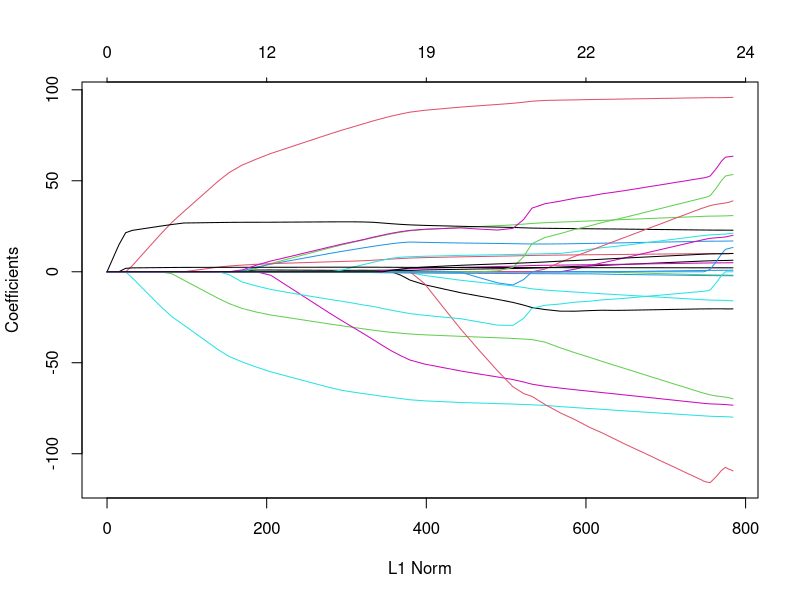
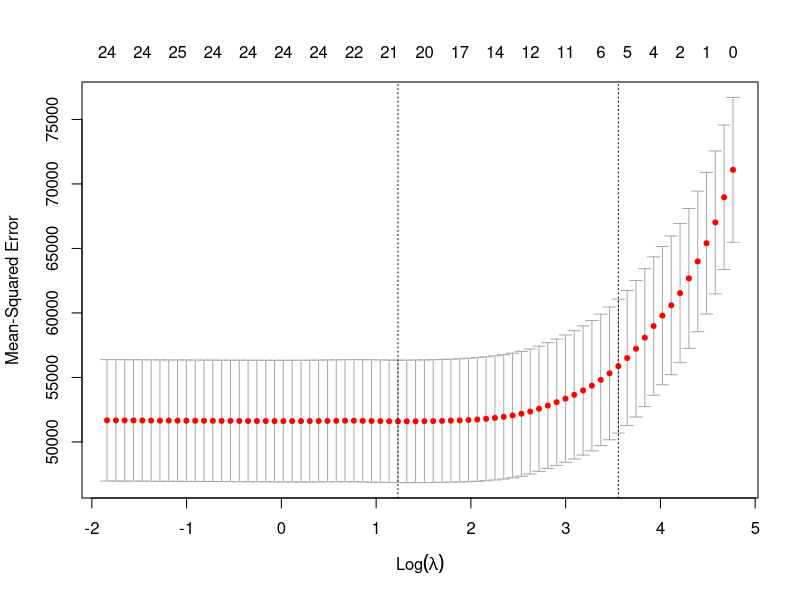

The R script that drew these images, in order:
## ---- chunk 1
data <- read.csv("Schooling.csv")
## ---- chunk 2
summary(data)
## ---- chunk 3
#remove the iqscore variable
data$iqscore <- NULL

#remove observations with NA values
data <- na.omit(data) 
## ---- chunk 4
#define the model with wage76 as the target
model1 <- wage76 ~ smsa66 + smsa76 + nearc2 + nearc4 + nearc4a + nearc4b + ed76 + ed66 + age76 +
                   daded + nodaded + momed + nomomed + momdad14 + sinmom14 + step14 + south66 + south76 + 
                   famed + black + enroll76 + kww + mar76 + libcrd14 + exp76

#build the matrix and vector required by glmnet
X <- model.matrix(model1, data)[,-1] 
Y <- data$wage76

#split into training and test sets
set.seed(1972)
train.rows <- sample(1:nrow(X), nrow(X) / 2)
test.rows <- (-train.rows)

X.train <- X[train.rows,]
Y.train <- Y[train.rows]

X.test <- X[test.rows,]
Y.test <- Y[test.rows]
## ---- chunk 5
require(glmnet)

#alpha = 1 for LASSO
lasso1 <- glmnet(X.train, Y.train , alpha=1)
plot(lasso1)
## ---- chunk 6
set.seed(1990) 
lasso1.cv <- cv.glmnet(X.train, Y.train, alpha=1)
plot(lasso1.cv)
## ---- chunk 7
#use the minimum lambda value for prediction and calculate the MSE
lasso1.lambda <- lasso1.cv$lambda.min 
lasso1.pred <- predict(lasso1, s=lasso1.lambda, newx=X.test)
lasso1.mse <- mean((lasso1.pred - Y.test)^2)
## ---- chunk 8
#get the coefficients for the best lambda value
lasso1.coef <- predict(lasso1, type="coefficients", s=lasso1.lambda)[1:20,]
lasso1.coef

## ---- chunk 9
model2 <- wage76 ~ smsa76 + nearc2 + ed66 + momdad14 + south76 + step14 + nearc4b

fit1 <- lm(model2, data[train.rows,])
summary(fit1)

fit1.pred <- predict(fit1, data[test.rows,])
fit1.mse <- mean((fit1.pred - data[test.rows,"wage76"])^2)
